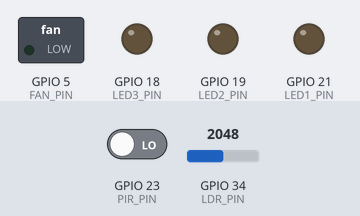
Bench run of a sketch on a simulated ESP32. Shown: switched loads named in the sketch (green lamp = pin HIGH), output pins drawn as LEDs (lit = HIGH). The inputs (shaded band) are chosen by the test bench; at power-on: GPIO 34 (LDR_PIN) = 2048, GPIO 23 (PIR_PIN) LOW. WiFi joins after 1.5 s; servers stay silent unless stated; what the sketch prints to the serial monitor is not drawn.

Above: at 2.7 s.
2.8 s: GPIO 34 (LDR_PIN) set to 1961
At 3.9 s:
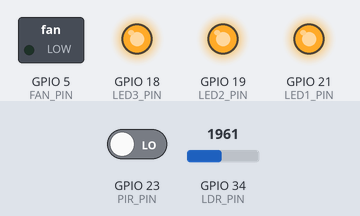
4.5 s: GPIO 23 (PIR_PIN) driven HIGH
Timing chart, 0 to 7.5 s (numbered marks = the images above; inputs shaded):
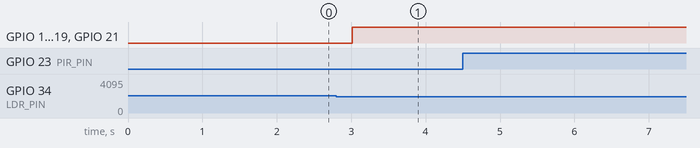

Measured:
- the behaviour switches between 2000 and 1999 on GPIO 34 (LDR_PIN) (found by bisection; images 0 and 1)
- after the input at 2.8 s, GPIO 18 (LED3_PIN), GPIO 19 (LED2_PIN), GPIO 21 (LED1_PIN): LOW → HIGH after 0.21 s
- after the input at 4.5 s, every drawn part: stays the same

The sketch:

Home_Automation_Using_PIR___LDR_Sensor.ino
```cpp
#include <WiFi.h>

#include <WebServer.h>


// ---------------- Pins ----------------

#define PIR_PIN   23    // PIR sensor

#define LED1_PIN  21    // Light 1

#define LED2_PIN  19    // Light 2

#define LED3_PIN  18    // Light 3

#define FAN_PIN   5     // Fan

#define LDR_PIN   34    // LDR pin (analog)


// ---------------- WiFi ----------------

const char* ssid = "jainam";        // << CHANGE THIS

const char* password = "87654321"; // << CHANGE THIS


WebServer server(80);


// ---------------- Variables ----------------

int lightThreshold = 2000; // adjust this for brightness

bool manualMode = false;   // default AUTO mode


// State variables for devices

bool stateLight1 = false;

bool stateLight2 = false;

bool stateLight3 = false;

bool stateFan    = false;


// ---------------- Functions ----------------

void updateOutputs() {

  digitalWrite(LED1_PIN, stateLight1 ? HIGH : LOW);

  digitalWrite(LED2_PIN, stateLight2 ? HIGH : LOW);

  digitalWrite(LED3_PIN, stateLight3 ? HIGH : LOW);

  digitalWrite(FAN_PIN,  stateFan ? HIGH : LOW);

}


void sendStatus() {

  String json = "{";

  json += "\"manual\":" + String(manualMode ? "true" : "false");

  json += ",\"light1\":" + String(stateLight1 ? "true" : "false");

  json += ",\"light2\":" + String(stateLight2 ? "true" : "false");

  json += ",\"light3\":" + String(stateLight3 ? "true" : "false");

  json += ",\"fan\":" + String(stateFan ? "true" : "false");

  json += "}";

  server.send(200, "application/json", json);

}


// ---------------- Setup ----------------

void setup() {

  Serial.begin(115200);


  pinMode(PIR_PIN, INPUT);

  pinMode(LED1_PIN, OUTPUT);

  pinMode(LED2_PIN, OUTPUT);

  pinMode(LED3_PIN, OUTPUT);

  pinMode(FAN_PIN, OUTPUT);


  Serial.println("Connecting to WiFi...");

  WiFi.begin(ssid, password);


  int retries = 0;

  while (WiFi.status() != WL_CONNECTED && retries < 30) { // 15s timeout

    delay(500);

    Serial.print(".");

    retries++;

  }


  if (WiFi.status() == WL_CONNECTED) {

    Serial.println("\n✅ Connected to WiFi");

    Serial.print("ESP32 IP Address: ");

    Serial.println(WiFi.localIP());

  } else {

    Serial.println("\n❌ Failed to connect to WiFi");

  }


  // ---- Routes ----

  server.on("/manual=on", []() {

    manualMode = true;

    server.send(200, "text/plain", "Manual Mode ON");

  });

  server.on("/manual=off", []() {

    manualMode = false;

    server.send(200, "text/plain", "Manual Mode OFF");

  });


  server.on("/light1=on", []() { if (manualMode) stateLight1 = true;  updateOutputs(); server.send(200, "text/plain", "Light1 ON"); });

  server.on("/light1=off", []() { if (manualMode) stateLight1 = false; updateOutputs(); server.send(200, "text/plain", "Light1 OFF"); });


  server.on("/light2=on", []() { if (manualMode) stateLight2 = true;  updateOutputs(); server.send(200, "text/plain", "Light2 ON"); });

  server.on("/light2=off", []() { if (manualMode) stateLight2 = false; updateOutputs(); server.send(200, "text/plain", "Light2 OFF"); });


  server.on("/light3=on", []() { if (manualMode) stateLight3 = true;  updateOutputs(); server.send(200, "text/plain", "Light3 ON"); });

  server.on("/light3=off", []() { if (manualMode) stateLight3 = false; updateOutputs(); server.send(200, "text/plain", "Light3 OFF"); });


  server.on("/fan=on",    []() { if (manualMode) stateFan = true;    updateOutputs(); server.send(200, "text/plain", "Fan ON"); });

  server.on("/fan=off",   []() { if (manualMode) stateFan = false;   updateOutputs(); server.send(200, "text/plain", "Fan OFF"); });


  // ---- Status endpoint ----

  server.on("/status", sendStatus);


  server.begin();

  Serial.println("HTTP server started");

}


// ---------------- Loop ----------------

void loop() {

  server.handleClient();


  // Reconnect if WiFi lost

  if (WiFi.status() != WL_CONNECTED) {

    Serial.println("⚠ WiFi lost! Reconnecting...");

    WiFi.reconnect();

    delay(1000);

    return;

  }


  // AUTO Mode (PIR + LDR controlling Light1..3)

  if (!manualMode) {

    int pirValue = digitalRead(PIR_PIN);

    int ldrValue = analogRead(LDR_PIN);


    Serial.print("PIR: "); Serial.print(pirValue);

    Serial.print(" | LDR: "); Serial.println(ldrValue);


    if (pirValue == HIGH) {

      Serial.println("⚡ Motion detected → LEDs ON");

      stateLight1 = stateLight2 = stateLight3 = true;

    }

    else if (ldrValue < lightThreshold) {

      Serial.println("🌑 Dark environment (no motion) → LEDs ON");

      stateLight1 = stateLight2 = stateLight3 = true;

    }

    else {

      Serial.println("❌ No motion & Bright → LEDs OFF");

      stateLight1 = stateLight2 = stateLight3 = false;

    }


    updateOutputs();

    delay(500);

  }

}
```
